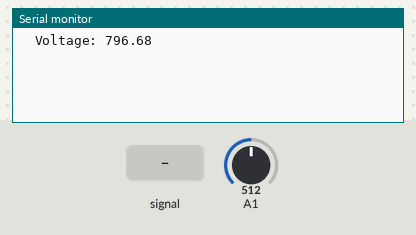
A sketch run on a simulated Arduino Uno, built with avr-gcc and run on an emulated ATmega328P. Shown: the last lines printed to the serial monitor. Inputs (shaded band) come from the test bench; at power-on: A1 = 512.

Above: at 1.2 s.
1.3 s: A1 fed a 200 Hz sine of ±81 counts around its level
At 2.3 s:
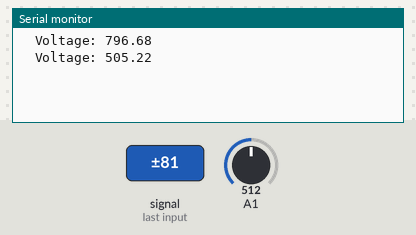
2.8 s: A1 set to 716
At 3.8 s:
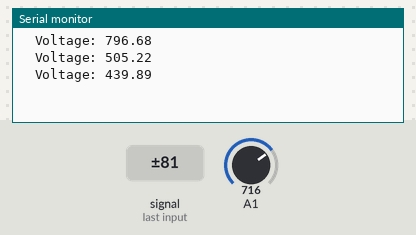
4.3 s: A1 set to 900
At 5.8 s:
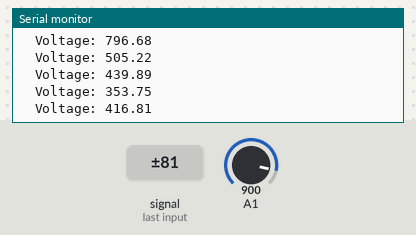
Timing chart, 0 to 7.3 s (numbered marks = the images above; inputs shaded):
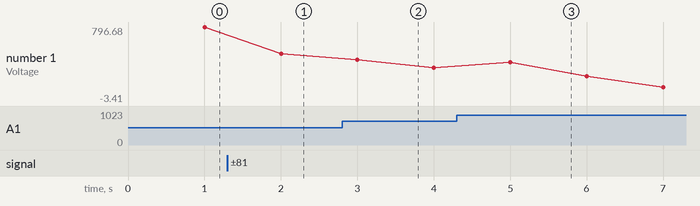

Measured:
- after the input at 1.3 s, the serial monitor: prints a new line after 0.70 s (image 1)
- after the input at 2.8 s, the serial monitor: prints a new line after 0.20 s (image 2)
- after the input at 4.3 s, the serial monitor: prints a new line after 0.70 s (image 3)
- plotted number 1: 796.68 → 505.22 after the input at 1.3 s, 505.22 → 353.75 after the input at 2.8 s, 353.75 → -3.41 after the input at 4.3 s

The sketch:

voltage.ino
```cpp
#include <Filters.h> //Easy library to do the calculations

float testFrequency = 50;                     // test signal frequency (Hz)
float windowLength = 40.0/testFrequency;     // how long to average the signal, for statistist

int Sensor = 0; //Sensor analog input, here it's A0

float intercept = -0.04; // to be adjusted based on calibration testing
float slope = 0.0405; // to be adjusted based on calibration testing
float current_Volts; // Voltage

unsigned long printPeriod = 1000; //Refresh rate
unsigned long previousMillis = 0;

void setup()
 {
   Serial.begin(9600);

 }


 void loop()
 {


   RunningStatistics inputStats;                //Easy life lines, actual calculation of the RMS requires a load of coding
  inputStats.setWindowSecs( windowLength );

  while( true ) {
    Sensor = analogRead(A1);  // read the analog in value:
    inputStats.input(Sensor);  // log to Stats function

    if((unsigned long)(millis() - previousMillis) >= printPeriod) {
      previousMillis = millis();   // update time every second

      Serial.print( "\n" );

      current_Volts = intercept + slope * inputStats.sigma(); //Calibartions for offset and amplitude
      current_Volts= current_Volts*(85.3231);                //Further calibrations for the amplitude

      Serial.print( "\tVoltage: " );
      Serial.print( current_Volts ); //Calculation and Value display is done the rest is if you're using an OLED display
    }

  }

 }


 /************************************
In order to calculate RMS current, we need to know
the peak to peak voltage measured at the output across the
200 Ohm Resistor

The following function takes one second worth of samples
and returns the peak value that is measured
 *************************************/
```
